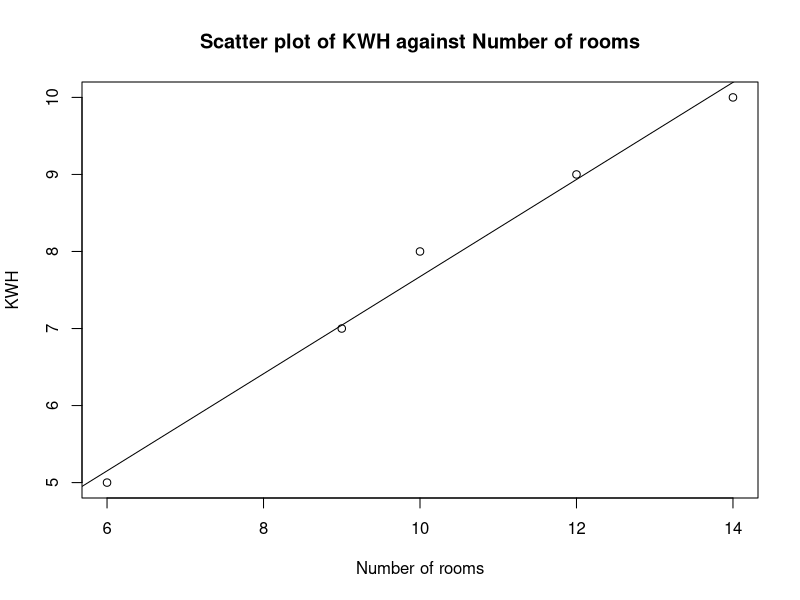

Source code (R):
rooms <- c(12, 9, 14, 6, 10)
kwh <- c(9, 7, 10, 5, 8)

# Create a data frame with the vectors as columns
df <- data.frame(Rooms = rooms, KWH = kwh)

# Create the scatter plot
plot(df$Rooms, df$KWH, xlab = "Number of rooms", ylab = "KWH",
     main = "Scatter plot of KWH against Number of rooms")

fit <- lm(KWH ~ Rooms, data = df)
abline(fit)
